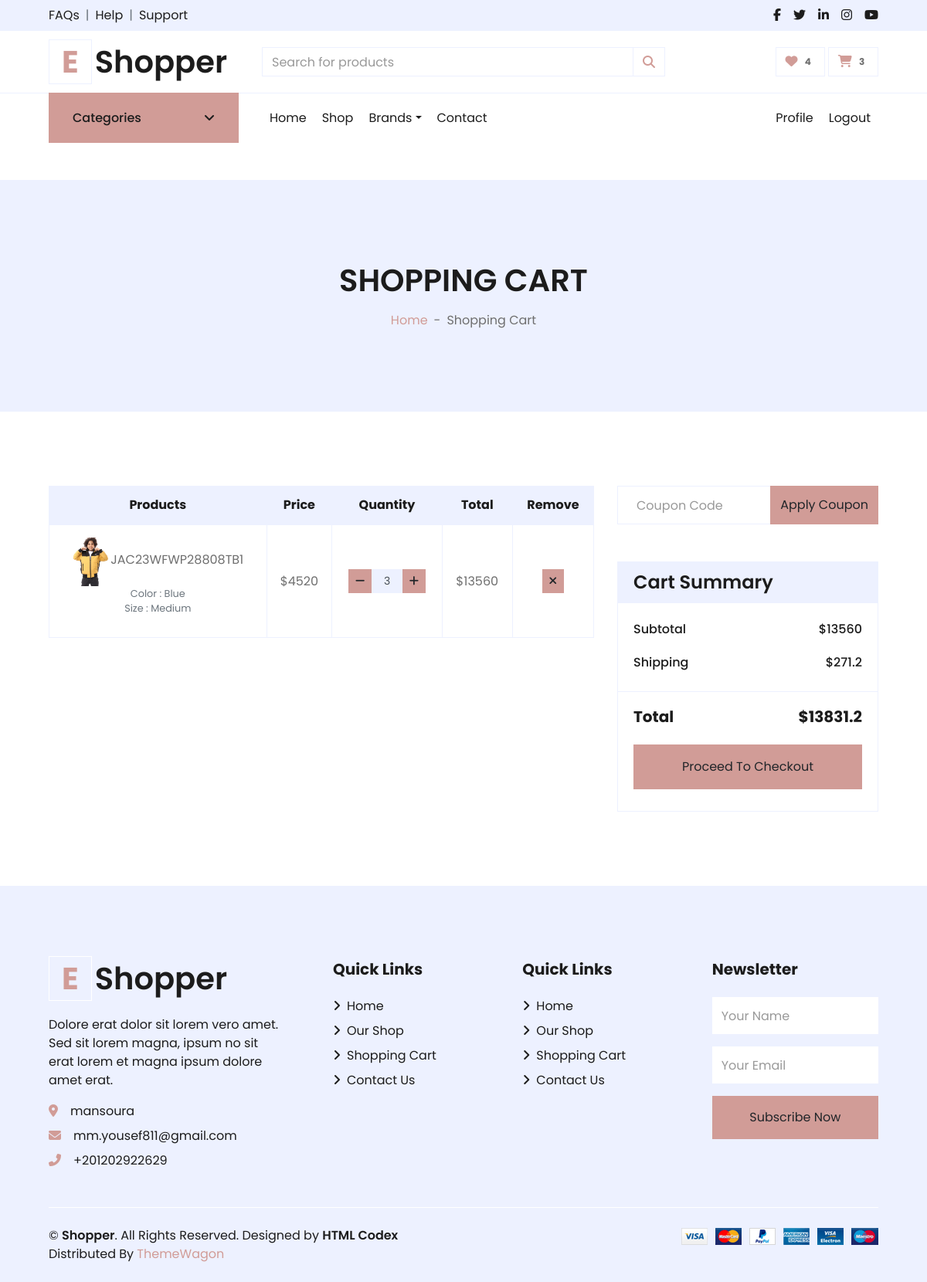
The page /cart/ (signed in) on the database as committed earlier.
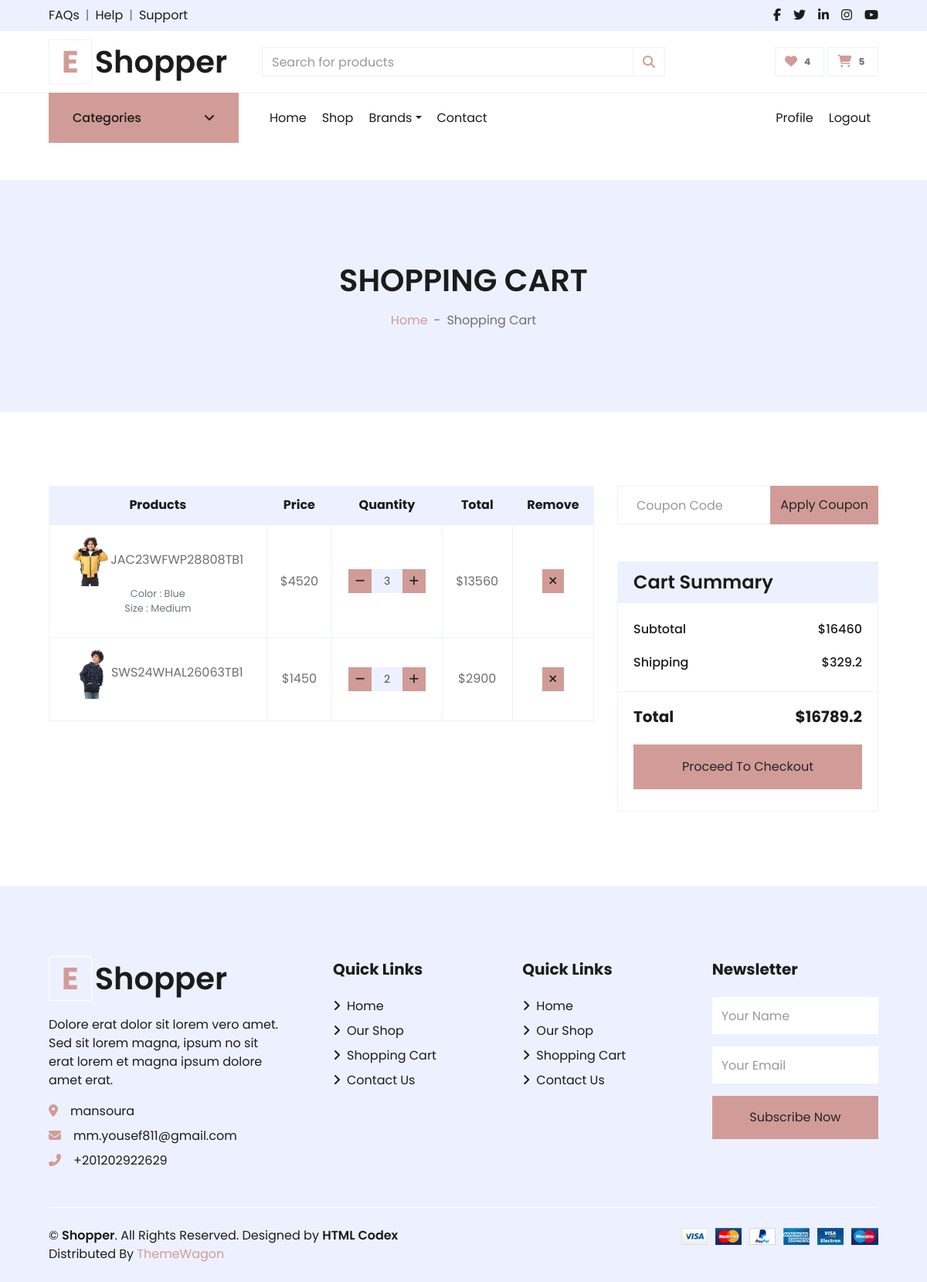
The same page on the database as committed later.
### carts/models.py (models this page shows)
class CartItem(models.Model):
    user = models.ForeignKey("accounts.User",null=True, on_delete=models.CASCADE)
    product = models.ForeignKey("products.Product", on_delete=models.CASCADE)
    variations = models.ManyToManyField("products.Variation",blank=True)
    cart = models.ForeignKey(Cart, on_delete=models.CASCADE , null=True)
    quantity = models.IntegerField()
    is_active = models.BooleanField(default=True)
    def sub_total(self):
        return self.product.price * self.quantity
    def __str__(self):
        return str(self.product)

### products/models.py (models this page shows, shortened)
class Product(models.Model):
    name = models.CharField(unique=True, max_length=50)
    image = models.ImageField(upload_to='product/')
    stock = models.IntegerField(default=1)
    price = models.IntegerField(default=0)
    discount = models.IntegerField(default=0)
    description = models.TextField(max_length=10000)
    created_at = models.DateTimeField( default=timezone.now)
    slug = models.SlugField(null=True,blank=True , unique=True)
    views = models.PositiveIntegerField(default=0)
    is_available = models.BooleanField(default=True)
    tags = TaggableManager()
    subcategory = models.ForeignKey("Subcategory",related_name='product_subcategory',null=True,blank=True, on_delete=models.CASCADE)
    PRDBrand = models.ForeignKey('Brand' ,related_name='product_brand', on_delete=models.CASCADE , blank=True, null=True ,verbose_name=_("Brand "))
    like = models.ManyToManyField(User , blank=True,related_name='product_favourite')
    class Meta:
        ordering = ["name"]
    def __str__(self):
        return self.name

class Variation(models.Model):
    product = models.ForeignKey(Product,  on_delete=models.CASCADE)
    variation_category = models.CharField( max_length=200 , choices=variation_category_choice)
    variation_value = models.CharField( max_length=200 )
    is_active = models.BooleanField(default=True)
    created_at = models.DateTimeField(  auto_now_add=True)
    objects = VariationManager()

### carts/views.py (the view)
# urls.py: path('', views.cart , name='cart'),
def cart(request , total = 0 , quantity = 0 , cart_items = None):
    try:
        tax = 0
        grand_total = 0
        if request.user.is_authenticated:
            cart_items = CartItem.objects.filter(user=request.user , is_active = True)
        else:
            cart = Cart.objects.get(cart_id=_cart_id(request))
            cart_items = CartItem.objects.filter(cart=cart , is_active = True)
        for cart_item in cart_items:
            total += (cart_item.product.price * cart_item.quantity)
            quantity += cart_item.quantity
        tax = (2 * total) / 100
        grand_total = total + tax
    except ObjectDoesNotExist:
        pass
    context = {
        'total':total ,
        'quantity':quantity,
        'cart_items':cart_items,
        'tax':tax,
        'grand_total':grand_total,
    }
    return render(request , 'cart.html' , context)

### accounts/favourite_context.py (called while the page is built)
def counter(request):
    product_count = 0
    if request.user.is_authenticated:
        if 'admin' in request.path:
            return{}
        else :
            try :
                user_favourites = Product.objects.filter(like=request.user)
                product_count = user_favourites.count()
            except Product.DoesNotExist:
                product_count=0
    return dict(product_count=product_count)

### carts/cart_context.py (called while the page is built)
def cart_count(request):
    cart_counter = 0
    if 'admin' in request.path:
        return{}
    else:
        try:
            cart = Cart.objects.filter(cart_id=_cart_id(request))
            if request.user.is_authenticated:
                cart_items = CartItem.objects.all().filter(user=request.user)
            else:
                cart_items = CartItem.objects.all().filter(cart=cart[:1])
            for cart_item in cart_items:
                cart_counter += cart_item.quantity
        except Cart.DoesNotExist :
            cart_counter = 0
    return dict(cart_counter=cart_counter)

### carts/views.py (called while the page is built)
def _cart_id(request):
    cart = request.session.session_key
    if not cart:
        cart = request.session.create()
    return cart

### carts/templates/cart.html (shortened to what the changed rows need)
{% extends "base.html" %}
{% load static %}
{% block body %}
<div class="container-fluid bg-secondary mb-5">
    <div class="d-flex flex-column align-items-center justify-content-center" style="min-height: 300px">
        <h1 class="font-weight-semi-bold text-uppercase mb-3">Shopping Cart</h1>
    </div>
</div>
{% if not cart_items %}
<div class="container">
    <div class="row flex-column align-items-center justify-content-center">
        <h2 class="text-center">Your Shoping Cart Is Empty</h2>
        <div class="col-1 my-2">
            <img class="w-100" src="{% static 'img/empty-set.png'%}">
        </div>
        <div class="d-flex justify-content-center">
            <a href="{% url 'product_list' %}" class="btn btn-primary px-3"><i
                    class="fa fa-shopping-cart mr-1"></i>Continue
                Shopping</a>
        </div>
    </div>
</div>
{% else %}
<div class="container-fluid pt-5">
    <div class="row px-xl-5">
        <div class="col-lg-8 table-responsive mb-5">
            <table class="table table-bordered text-center mb-0">
                <thead class="bg-secondary text-dark">
                    <tr>
                        <th>Products</th>
                        <th>Price</th>
                        <th>Quantity</th>
                        <th>Total</th>
                        <th>Remove</th>
                    </tr>
                </thead>
                <tbody class="align-middle">
                    {% for cart_item in cart_items %}
                    <tr>
                        <td class="align-middle"><img src="{{cart_item.product.image.url}}" alt=""
                                style="width: 50px;">{{cart_item}}
                            <p class="text-muted small">
                                {% if cart_item.variations.all %}
                                {% for item in cart_item.variations.all  %}
                                {{item.variation_category|capfirst}} :
                                {{item.variation_value|capfirst}}<br>
                                {% endfor %}
                                {% endif %}
                            </p>
                        </td>
                        <td class="align-middle">${{cart_item.product.price}}</td>
                        <td class="align-middle">
                            <div class="input-group quantity mx-auto" style="width: 100px;">
                                <div class="input-group-btn">
                                    <a href="{% url 'decrement_cart' cart_item.product.id cart_item.id%}"
                                        class="btn btn-sm btn-primary btn-minus">
                                        <i class="fa fa-minus"></i>
                                    </a>
                                </div>
                                <input type="text" class="form-control form-control-sm bg-secondary text-center"
                                    value="{{cart_item.quantity}}">
                                <div class="input-group-btn">
                                    <form action="{% url 'add_cart' cart_item.product.id%}" method="POST">
                                        <button type="submit" class="btn btn-sm btn-primary btn-plus">
                                            <i class="fa fa-plus"></i>
                                        </button>
                                    </form>
                                </div>
                            </div>
                        </td>
                        <td class="align-middle">${{cart_item.sub_total}}</td>
                        <td class="align-middle"><a href="{% url 'delete_cart' cart_item.product_id cart_item.id %}"
                                onclick="return confirm('Are You Sure You Want To Delete This Item ?')"
                                class="btn btn-sm btn-primary"><i class="fa fa-times"></i></a></td>
                    </tr>
                    {% endfor %}
                </tbody>
            </table>
        </div>
        <div class="col-lg-4">
            <form class="mb-5" action="">
                <div class="input-group">
                    <input type="text" class="form-control p-4" placeholder="Coupon Code">
                    <div class="input-group-append">
                        <button class="btn btn-primary">Apply Coupon</button>
                    </div>
                </div>
            </form>
            <div class="card border-secondary mb-5">
                <div class="card-header bg-secondary border-0">
                    <h4 class="font-weight-semi-bold m-0">Cart Summary</h4>
                </div>
                <div class="card-body">
                    <div class="d-flex justify-content-between mb-3 pt-1">
                        <h6 class="font-weight-medium">Subtotal</h6>
                        <h6 class="font-weight-medium">${{total}}</h6>
                    </div>
                    <div class="d-flex justify-content-between">
                        <h6 class="font-weight-medium">Shipping</h6>
                        <h6 class="font-weight-medium">${{tax}}</h6>
                    </div>
                </div>
                <div class="card-footer border-secondary bg-transparent">
                    <div class="d-flex justify-content-between mt-2">
                        <h5 class="font-weight-bold">Total</h5>
                        <h5 class="font-weight-bold">${{grand_total}}</h5>
                    </div>
                    <a href="{% url 'checkout'%}" class="btn btn-block btn-primary my-3 py-3">Proceed To Checkout</a>
                </div>
            </div>
        </div>
    </div>
</div>
{% endif %}
{% endblock body %}

### templates/base.html (shortened to what the changed rows need)
{% load static %}
<!DOCTYPE HTML>
<html lang="en">
<head>
    <link href="https://cdnjs.cloudflare.com/ajax/libs/font-awesome/5.10.0/css/all.min.css" rel="stylesheet">
    <link href="{% static 'lib/owlcarousel/assets/owl.carousel.min.css'%}" rel="stylesheet">
    <link href="{% static 'css/style.css'%}" rel="stylesheet">
    <link href="{% static 'css/all.min.css'%}" rel="stylesheet">
</head>
<body>
    <div class="container-fluid">
        <div class="row align-items-center py-3 px-xl-5">
            <div class="col-lg-3 d-none d-lg-block">
                <a href="/" class="text-decoration-none">
                    <h1 class="m-0 display-5 font-weight-semi-bold"><span
                            class="text-primary font-weight-bold border px-3 mr-1">E</span>{{about_site.site_name}}</h1>
                </a>
            </div>
            <div class="col-lg-3 col-6 text-right">
                <a href="{% url 'cart'%}" class="btn border">
                    <i class="fas fa-shopping-cart text-primary"></i>
                    <span class="badge">{{cart_counter}}</span>
                </a>
            </div>
        </div>
    </div>
    {% block body %}
    {% endblock body %}
    <div class="container-fluid bg-secondary text-dark mt-5 pt-5">
        <div class="row px-xl-5 pt-5">
            <div class="col-lg-4 col-md-12 mb-5 pr-3 pr-xl-5">
                <a href="/" class="text-decoration-none">
                    <h1 class="mb-4 display-5 font-weight-semi-bold"><span
                            class="text-primary font-weight-bold border border-white px-3 mr-1">E</span>{{about_site.site_name}}
                    </h1>
                </a>
            </div>
        </div>
    </div>
</body>
</html>

Rows that differ between the two databases and show on the page:
added CartItem: product.image (picture), product.name "SWS24WHAL26063TB1", product.price "1450", quantity "2", sub_total "2900"
Other text that changed with them:
{{ cart_counter }}: "3" → "5"
{{ total }}: "13560" → "16460"
{{ tax }}: "271.2" → "329.2"
{{ grand_total }}: "13831.2" → "16789.2"
